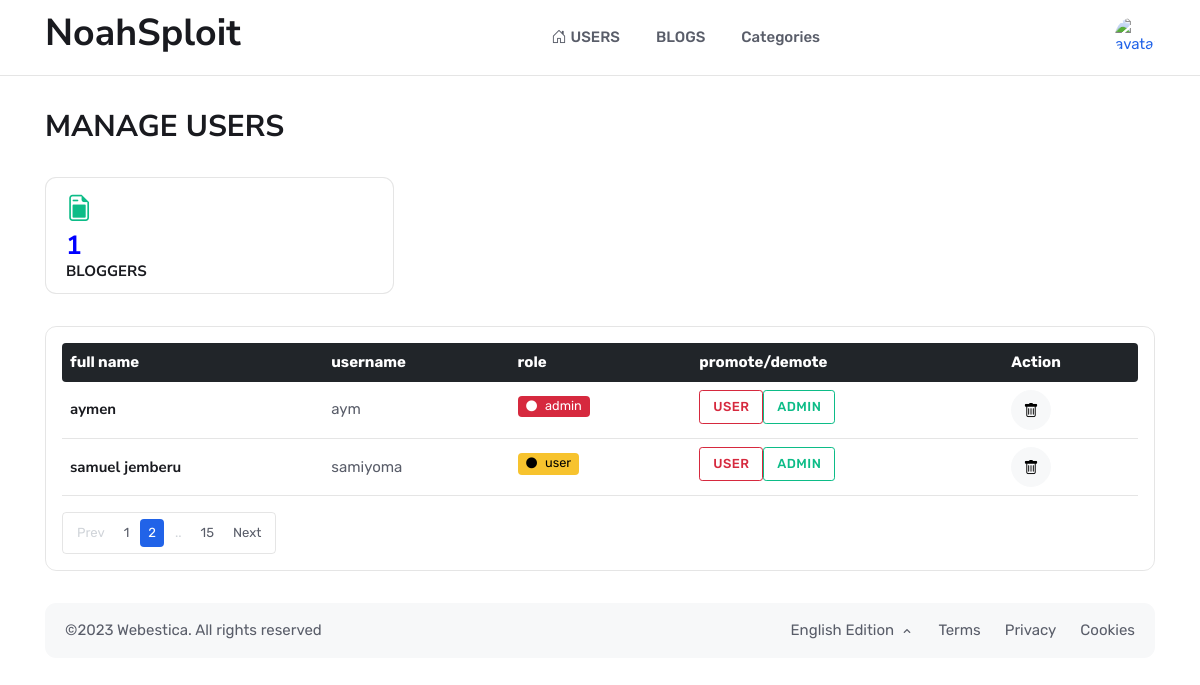
The app's page /ad/Q4DB7JZTJ99FUSEMQ4DB7JZTJ99FUSEM (signed in) with its own data.
### tables this page shows
CREATE TABLE `users` (
  `id` int(100) NOT NULL,
  `name` varchar(100) NOT NULL,
  `username` varchar(100) NOT NULL,
  `password` varchar(80) NOT NULL,
  `role` varchar(50) NOT NULL
);

### ad/Q4DB7JZTJ99FUSEMQ4DB7JZTJ99FUSEM.php (the view, shortened to what this page needs)
<?php
 include "includes/header.php";
$user=$_SESSION['username'];
$query="SELECT * FROM users where username='$user'";
$result = mysqli_query($connection,$query);
$row = mysqli_fetch_assoc($result);
$role=$row['role'];
if ($role == 'admin') {
 ?>
<main>
<section class="py-4">
	<div class="container">
    <div class="row pb-4">
			<div class="col-12">
				<div class="d-sm-flex justify-content-sm-between align-items-center">
					<h1 class="mb-2 mb-sm-0 h2">MANAGE USERS </h1>
				</div>
			</div>
		</div>
		<div class="row">
			<div class="col-12">
          <div class="row g-4 mb-4">
            <div class="col-sm-4 col-lg-4">
              <div class="card card-body border h-100">
                <div class="fs-3 text-start text-success">
                  <i class="bi bi-file-earmark-post"></i>
                </div>
                <div class="ms-0">
									<?php
 $query="SELECT * from users where role !='admin'";
 $result=mysqli_query($connection,$query);
 $count=mysqli_num_rows($result);
									 ?>
                  <h3 class="mb-0" style="font-weight:bold;color:blue;"><?php echo $count; ?></h3>
                  <h6 class="mb-0" >BLOGGERS</h6>
                </div>
              </div>
            </div>
          </div>
          <div class="card border bg-transparent rounded-3">
            <div class="card-body p-3">
              <div class="table-responsive border-0">
                <table class="table align-middle p-4 mb-0 table-hover table-shrink">
                  <thead class="table-dark">
                    <tr>
                      <th scope="col" class="border-0 rounded-start">full name</th>
                      <th scope="col" class="border-0">username</th>
                      <th scope="col" class="border-0">role</th>
											<th scope="col" class="border-0">promote/demote</th>
                      <th scope="col" class="border-0 rounded-end">Action</th>
                    </tr>
                  </thead>
                  <tbody class="border-top-0">
<?php
$query="SELECT * from users ";
$result=mysqli_query($connection,$query);
while ($row=mysqli_fetch_assoc($result)) {
	$id=$row['id'];
$name=$row['name'];
$username=$row['username'];
$role=$row['role'];
 ?>
                    <tr>
                      <td>
                        <h6 class="course-title mt-2 mt-md-0 mb-0"><a href="#"><?php echo $name; ?></a></h6>
                      </td>
                      <td><?php echo $username; ?></td>
                      <td>
												<?php if($role=='user'){ ?>
                        <a href="#" class="badge text-bg-warning mb-2"><i class="fas fa-circle me-2 small fw-bold"></i><?php echo $role; ?></a>
											<?php }else{ ?>
												  <a href="#" class="badge text-bg-danger mb-2"><i class="fas fa-circle me-2 small fw-bold"></i><?php echo $role; ?></a><?php } ?>
                      </td>
											<td><a href="includes/promotion?user=<?php echo $id; ?>" onClick="return confirm(' are you sure?')"  class="btn btn-outline-danger btn-sm">USER
											<a href="includes/promotion?admin=<?php echo $id; ?>" onClick="return confirm(' are you sure?')" class="btn btn-outline-success btn-sm" >ADMIN</td>
                      <td>
                        <div class="d-flex gap-2">
                          <a href="includes/delete.php?udelete=<?php echo $id; ?>" onClick="return confirm(' are you sure?')" class="btn btn-light btn-round mb-0" data-bs-toggle="tooltip" data-bs-placement="top" title="Delete"><i class="bi bi-trash"></i></a>
                        </div>
                      </td>
                    </tr>
<?php } ?>
                  </tbody>
                </table>
              </div>
              <div class="d-sm-flex justify-content-sm-between align-items-sm-center mt-4 mt-sm-3">
                <nav class="mb-sm-0 d-flex justify-content-center" aria-label="navigation">
                  <ul class="pagination pagination-sm pagination-bordered mb-0">
                    <li class="page-item disabled">
                      <a class="page-link" href="#" tabindex="-1" aria-disabled="true">Prev</a>
                    </li>
                    <li class="page-item"><a class="page-link" href="#">1</a></li>
                    <li class="page-item active"><a class="page-link" href="#">2</a></li>
                    <li class="page-item disabled"><a class="page-link" href="#">..</a></li>
                    <li class="page-item"><a class="page-link" href="#">15</a></li>
                    <li class="page-item">
                      <a class="page-link" href="#">Next</a>
                    </li>
                  </ul>
                </nav>
              </div>
            </div>
          </div>
      </div>
    </div>
  </div>
</section>
</main>
<footer class="mb-3">
  <div class="container">
    <div class="card card-body bg-light">
      <div class="row align-items-center justify-content-between">
        <div class="col-lg-6">
          <div class="text-center text-lg-start">©2023 <a href="https://www.webestica.com/" class="text-reset btn-link" target="_blank">Webestica</a>. All rights reserved
          </div>
        </div>
        <div class="col-lg-6 d-sm-flex align-items-center justify-content-center justify-content-lg-end">
          <div class="dropup me-0 me-sm-3 mt-3 mt-md-0 text-center text-sm-end">
            <a class="dropdown-toggle text-body" href="#" role="button" id="languageSwitcher" data-bs-toggle="dropdown" aria-expanded="false">
              English Edition
            </a>
          </div>
          <ul class="nav text-center text-sm-end justify-content-center justify-content-center mt-3 mt-md-0">
            <li class="nav-item"><a class="nav-link" href="#">Terms</a></li>
            <li class="nav-item"><a class="nav-link" href="#">Privacy</a></li>
            <li class="nav-item"><a class="nav-link pe-0" href="#">Cookies</a></li>
          </ul>
        </div>
      </div>
    </div>
  </div>
</footer>
</body>
</html>
<?php
}
else {
	header("location:../dashboard/post");
}
 ?>

### records on screen
users: name "aymen", username "aym", role "admin"
users: name "samuel jemberu", username "samiyoma", role "user"

### other values on screen
$count "1"
